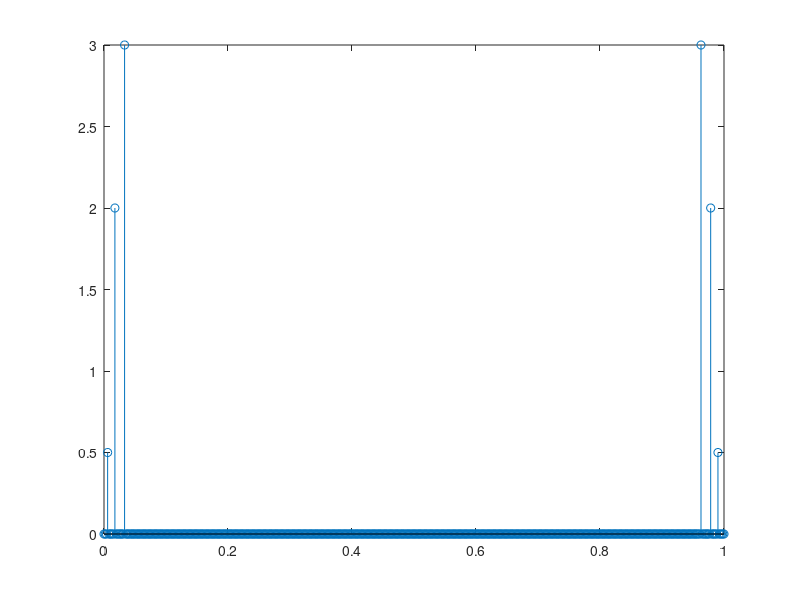

This chart was generated by the following MATLAB code:
% Solutions to Exercise 2.2
% by Lukas Drexler and Leif Van Holland

N = 512;

t = 0:1/N:1;
f = cos(2*pi*4*t) + 4*cos(2*pi*10*t) + 6*cos(2*pi*18*t);

stem(t,f)

fhat = 0*t;
fhat(4) = 0.5;
fhat(N-4) = 0.5;
fhat(10) = 2;
fhat(N-10) = 2;
fhat(18) = 3;
fhat(N-18) = 3;

stem(t,fhat)